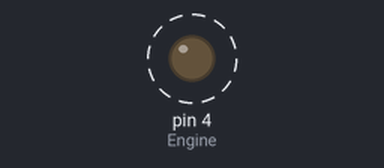
This sketch was run on a simulated Arduino Uno, built with avr-gcc and run on an emulated ATmega328P. On the bench: output pins drawn as LEDs (lit = HIGH). Dashed ring = blinking. What the sketch prints to the serial monitor is not drawn.

Above: at 0.5 s.
Timing chart, 0 to 4.6 s (numbered marks = the images above):
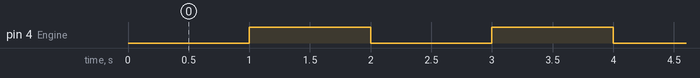

Measured:
- by itself, pin 4 (Engine): alternates HIGH for 1.0 s and LOW for 1.0 s

The sketch:

rotate_engine.ino
```cpp
#define Button 8
#define Engine 4

void setup() {
  Serial.begin(115200);
  pinMode(Button, INPUT_PULLUP);
  pinMode(Engine, OUTPUT);
  // Definition de l'adresse I2C de la carte des relais
  //relay.begin(0x11);
  //delay(1000);
  Serial.println("Debut du test");
}

void loop() {
  //if (digitalRead(Button)) {
  //  Serial.println("Ca tourne");
  //  digitalWrite(Engine,HIGH);
  //} else {
  //  Serial.println("Ce tourne pas");
  //  digitalWrite(Engine,LOW);
  //}
  digitalWrite(Engine,LOW);
  delay(1000);
  digitalWrite(Engine,HIGH);
  delay(1000);
}
```
